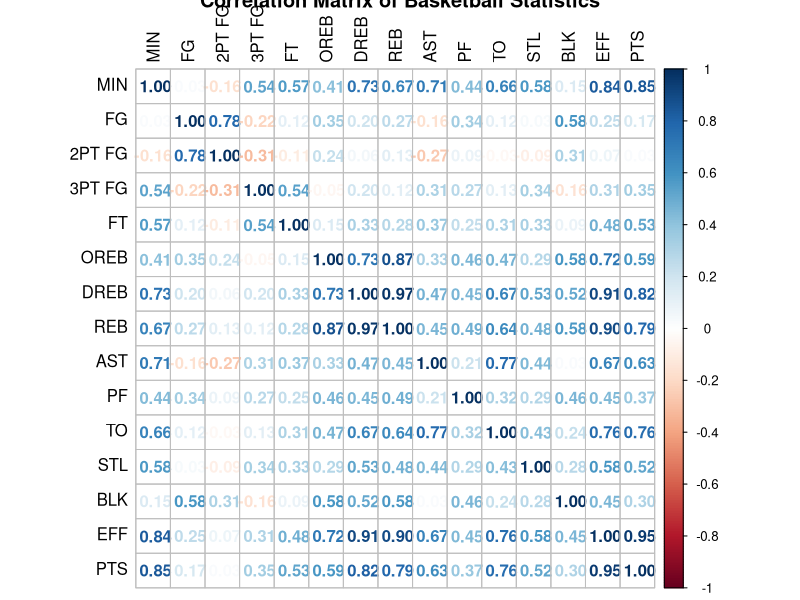
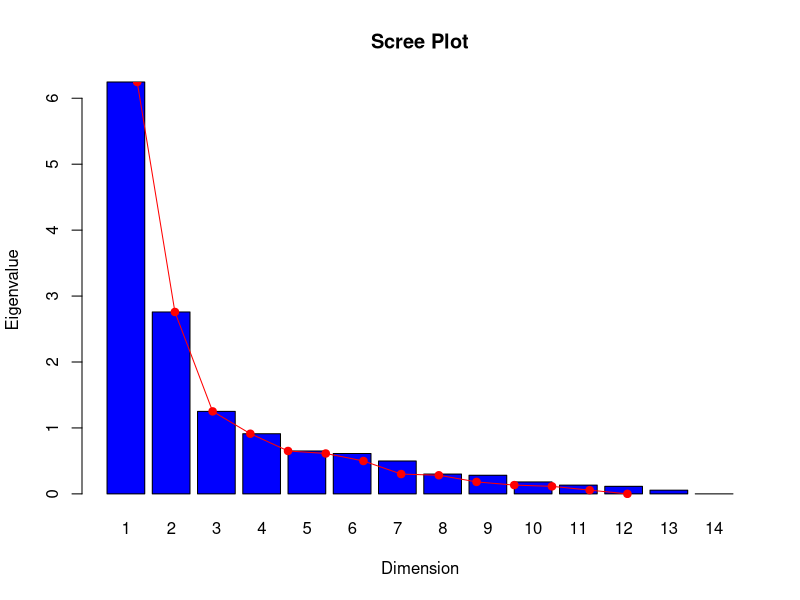
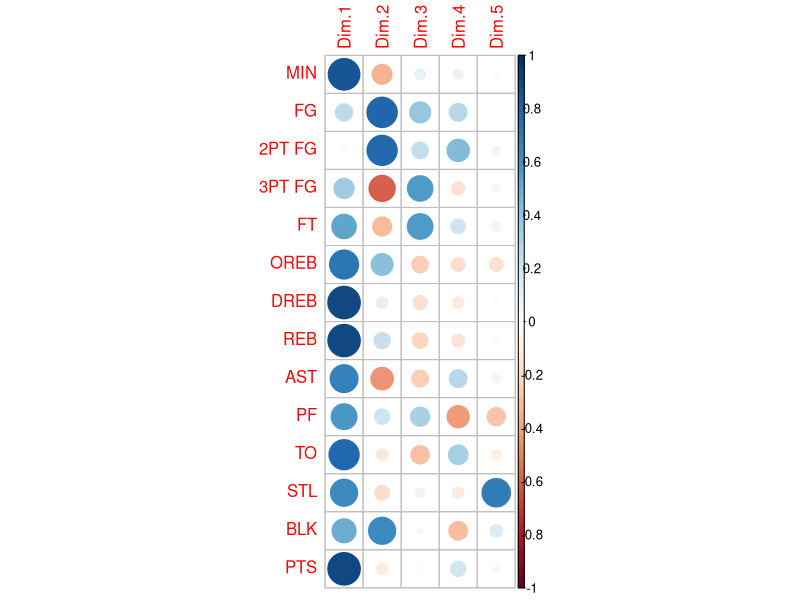
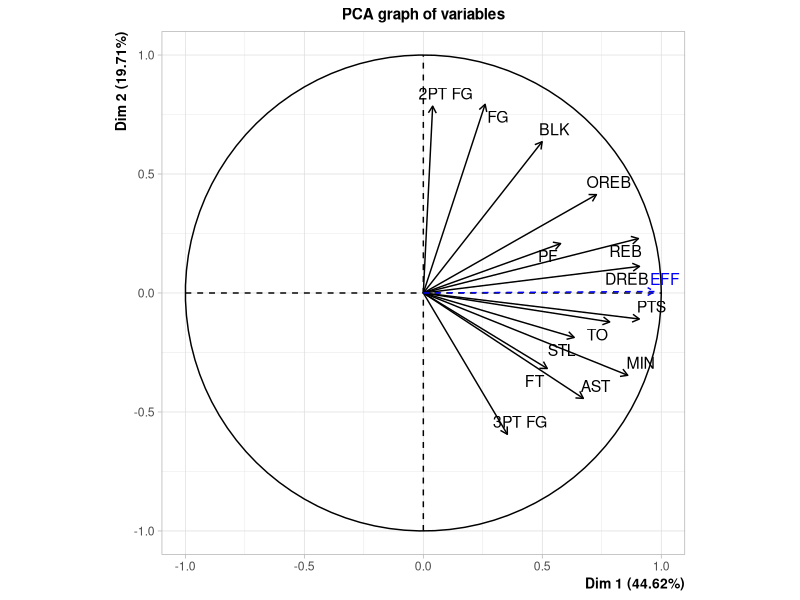
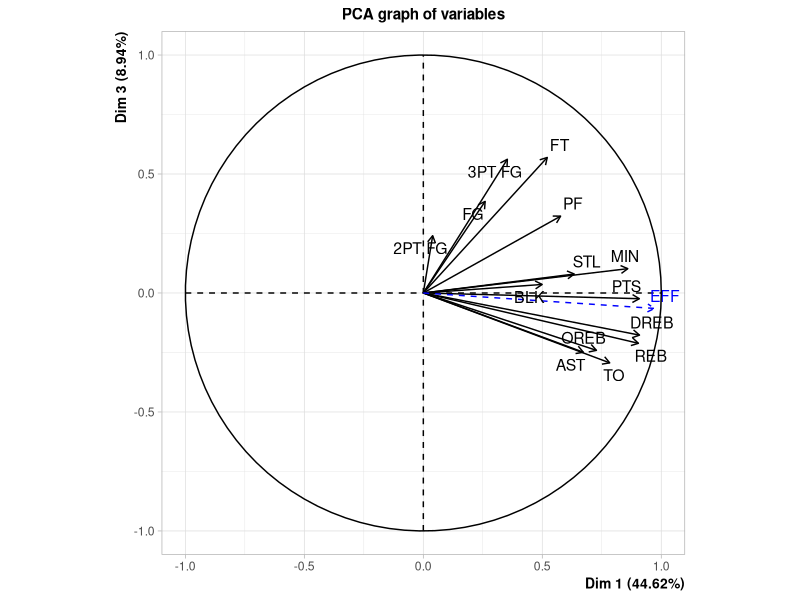
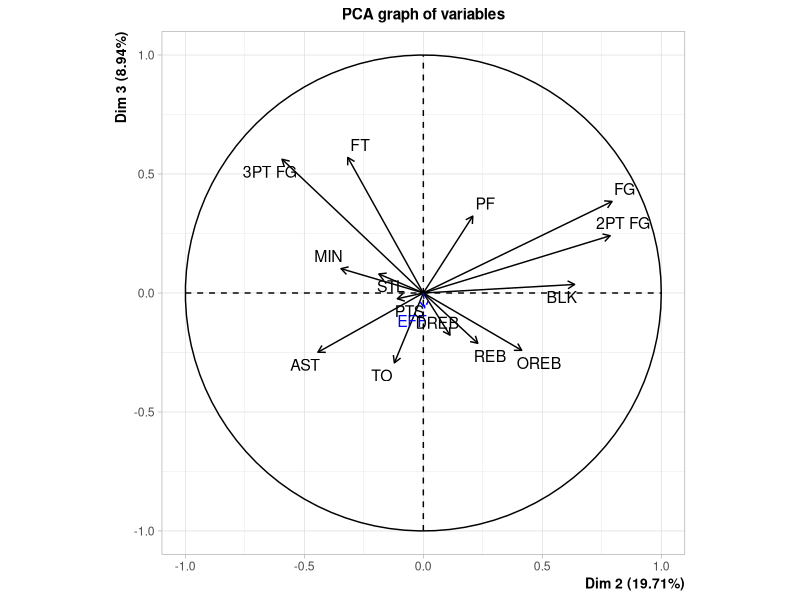
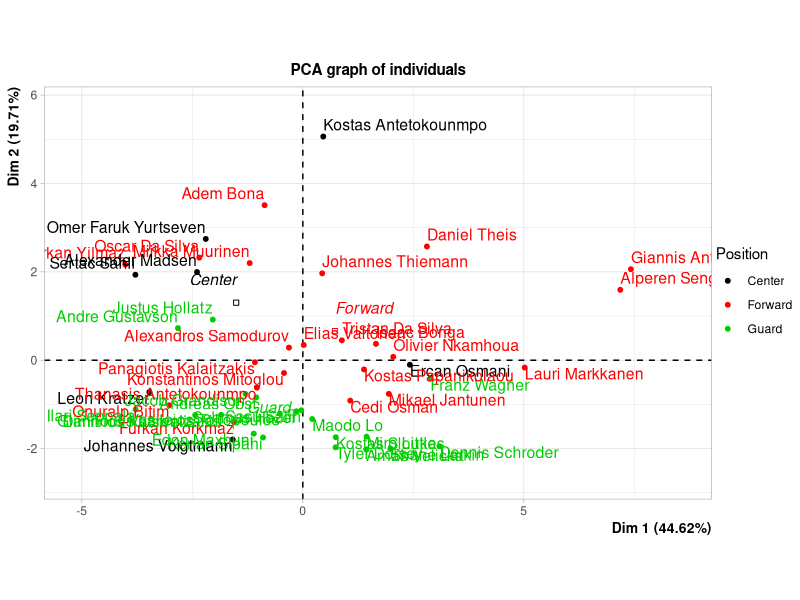
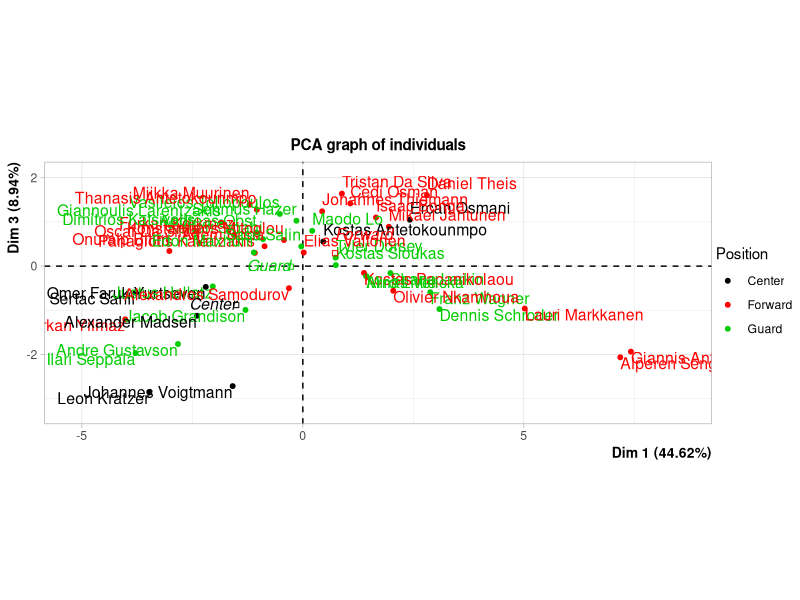

Write R code to recreate these figures, in order.
## ---- chunk 1
options(contrasts=c("contr.treatment","contr.treatment"))

if(!is.null(dev.list())) dev.off()
rm(list = ls())

library(readxl)
library(corrplot)
library(FactoMineR)
library(cluster)
library(ggplot2)
library(ggrepel)
## ---- chunk 2
df <- read_excel("data_Eurobasket_2025.xlsx")

df <- as.data.frame(df)

rownames(df) <- df$PLAYER

df <- df[,-1] # remove player column after setting it as a rowname
## ---- chunk 3
summary(df)

df$Team <- as.factor(df$Team)

df$Position <- as.factor(df$Position)

str(df)
## ---- chunk 4
requested_var <- c("Position", "MIN", "FG", "2PT FG", "3PT FG", "FT", "OREB", "DREB", "REB", "AST", "PF", "TO", "STL", "BLK", "EFF", "PTS")

df_subset <- df[,requested_var]

cor_matrix <- cor(df_subset[,-1])

corrplot(cor_matrix, method = "number", tl.col = "black", title = "Correlation Matrix of Basketball Statistics")
## ---- chunk 5
eff_idx <- which(colnames(df_subset) == "EFF")
pos_idx <- which(colnames(df_subset) == "Position")

res.pca <- PCA(df_subset,
           scale.unit = TRUE,
           quali.sup  = pos_idx,
           quanti.sup = eff_idx,
           graph = FALSE)
## ---- chunk 6
res.pca$eig

barplot(res.pca$eig[,1], names.arg = 1:14, main = "Scree Plot", xlab = "Dimension", ylab = "Eigenvalue", col = "blue")
lines(res.pca$eig[,1], type = "o", col = "red", pch = 19)

res.pca$var$coord
corrplot(res.pca$var$coord)
## ---- chunk 7
plot.PCA(res.pca, choix = "var", axes = c(1, 2))
plot.PCA(res.pca, choix = "var", axes = c(1, 3))
plot.PCA(res.pca, choix = "var", axes = c(2, 3))
## ---- chunk 8
# Color individuals by Position for interpretation (habillage = col index of the qualitative sup variable)
plot.PCA(res.pca, choix = "ind", axes = c(1, 2), habillage = 1)
plot.PCA(res.pca, choix = "ind", axes = c(1, 3), habillage = 1)
plot.PCA(res.pca, choix = "ind", axes = c(2, 3), habillage = 1)
## ---- chunk 9
ds_eu <- dist(scale(df_subset[,-1]), method = "euclidean")

res.mds.eu <- cmdscale(ds_eu, eig = TRUE, k = 2)

res.mds.eu$GOF
res.mds.eu$eig

plot(1:length(res.mds.eu$eig), res.mds.eu$eig, 
     type = "b",
     xlab = "Dimension", 
     ylab = "Eigenvalue",
     main = "Scree Plot")


x <- res.mds.eu$points[,1]
y <- res.mds.eu$points[,2]
plot(x, y, xlab="Coordinate 1", ylab="Coordinate 2",
     main="Individual plot using the first two coordinates with Euclidian distance", type="n")
text(x, y, labels = row.names(df_subset), cex=.7)


# Rotation to align with the PCA
rot_mat <- matrix(c(-1, 0, 0, -1), nrow = 2, byrow = TRUE)
eu_rot <- res.mds.eu$points %*% rot_mat

x <- eu_rot[,1]
y <- eu_rot[,2]
plot(x, y, xlab="Coordinate 1", ylab="Coordinate 2",
     main="Individual plot using the first two coordinates with rotation and Euclidian distance", type="n")
text(x, y, labels = row.names(df_subset), cex=.7)
## ---- chunk 10
ds_gw <- daisy(df_subset, metric = "gower")

res.mds.gw <- cmdscale(ds_gw, eig = TRUE, k = 2)

res.mds.gw$GOF
res.mds.gw$eig

plot(1:length(res.mds.gw$eig), res.mds.gw$eig, 
     type = "b",
     xlab = "Dimension", 
     ylab = "Eigenvalue",
     main = "Scree Plot")

## ---- chunk 11
x <- res.mds.gw$points[,1]
y <- res.mds.gw$points[,2]
plot(x, y, xlab="Coordinate 1", ylab="Coordinate 2",
     main="Individual plot using the first two coordinates with Gower distance", type="n")
text(x, y, labels = row.names(df_subset), cex=.7)


# Rotation to align with the PCA
rot_mat <- matrix(c(-1, 0, 0, 1), nrow = 2, byrow = TRUE)
gw_rot <- res.mds.gw$points %*% rot_mat

x <- gw_rot[,1]
y <- gw_rot[,2]
plot(x, y, xlab="Coordinate 1", ylab="Coordinate 2",
     main="Individual plot using the first two coordinates with rotation and Gower distance", type="n")
text(x, y, labels = row.names(df_subset), cex=.7)
## ---- chunk 12
# Euclidian df
mds_eu_coords <- as.data.frame(eu_rot)
colnames(mds_eu_coords) <- c("Dim1", "Dim2")
mds_eu_coords$Player <- rownames(df_subset)
mds_eu_coords$Position <- df_subset$Position
mds_eu_coords$EFF <- df_subset$EFF
mds_eu_coords$PTS <- df_subset$PTS
mds_eu_coords$MIN <- df_subset$MIN
mds_eu_coords$`3PT FG` <- df_subset$`3PT FG`
mds_eu_coords$`2PT FG` <- df_subset$`2PT FG`

# Gower df
mds_gw_coords <- as.data.frame(gw_rot)
colnames(mds_gw_coords) <- c("Dim1", "Dim2")
mds_gw_coords$Player <- rownames(df_subset)
mds_gw_coords$Position <- df_subset$Position
mds_gw_coords$EFF <- df_subset$EFF
mds_gw_coords$PTS <- df_subset$PTS
mds_gw_coords$MIN <- df_subset$MIN
mds_gw_coords$`3PT FG` <- df_subset$`3PT FG`
mds_gw_coords$`2PT FG` <- df_subset$`2PT FG`
## ---- chunk 13
ggplot(mds_eu_coords, aes(x = Dim1, y = Dim2, color = Position, label = Player)) +
  geom_point(size = 3, alpha = 0.8) +
  geom_text_repel(size = 3, max.overlaps = 25) +
  labs(title = "MDS (Euclidean distance): Player Position",
       x = "Coordinate 1", y = "Coordinate 2", color = "Position") +
  theme_minimal()

ggplot(mds_gw_coords, aes(x = Dim1, y = Dim2, color = Position, label = Player)) +
  geom_point(size = 3, alpha = 0.8) +
  geom_text_repel(size = 3, max.overlaps = 25) +
  labs(title = "MDS (Gower distance): Player Position",
       x = "Coordinate 1", y = "Coordinate 2", color = "Position") +
  theme_minimal()
## ---- chunk 14
ggplot(mds_eu_coords, aes(x = Dim1, y = Dim2, color = EFF, label = Player)) +
  geom_point(size = 3, alpha = 0.8) +
  geom_text_repel(size = 3, max.overlaps = 25) +
  scale_color_gradient(low = "lightgreen", high = "darkgreen") +
  labs(title = "MDS (Euclidean distance): Efficiency (EFF)",
       x = "Coordinate 1", y = "Coordinate 2", color = "EFF") +
  theme_minimal()

ggplot(mds_gw_coords, aes(x = Dim1, y = Dim2, color = EFF, label = Player)) +
  geom_point(size = 3, alpha = 0.8) +
  geom_text_repel(size = 3, max.overlaps = 25) +
  scale_color_gradient(low = "lightgreen", high = "darkgreen") +
  labs(title = "MDS (Gower distance): Efficiency (EFF)",
       x = "Coordinate 1", y = "Coordinate 2", color = "EFF") +
  theme_minimal()
## ---- chunk 15
ggplot(mds_eu_coords, aes(x = Dim1, y = Dim2, color = PTS, size = MIN, label = Player)) +
  geom_point(alpha = 0.8) +
  geom_text_repel(size = 3, max.overlaps = 25) +
  scale_color_gradient(low = "lightpink", high = "red") +
  labs(title = "MDS (Euclidean distance): PTS (color) and MIN (size)",
       x = "Coordinate 1", y = "Coordinate 2", color = "PTS", size = "MIN") +
  theme_minimal()

ggplot(mds_gw_coords, aes(x = Dim1, y = Dim2, color = PTS, size = MIN, label = Player)) +
    geom_point(alpha = 0.8) +
  geom_text_repel(size = 3, max.overlaps = 25) +
  scale_color_gradient(low = "lightpink", high = "red") +
  labs(title = "MDS (Gower distance): PTS (color) and MIN (size)",
       x = "Coordinate 1", y = "Coordinate 2", color = "PTS", size = "MIN") +
  theme_minimal()
## ---- chunk 16
ggplot(mds_eu_coords, aes(x = Dim1, y = Dim2, color = `2PT FG`, size = `3PT FG`, label = Player)) +
  geom_point(alpha = 0.8) +
  geom_text_repel(size = 3, max.overlaps = 25) +
  scale_color_gradient(low = "lightblue", high = "darkblue") +
  labs(title = "MDS (Euclidean distance): 2PT (color) and 3PT (size)",
       x = "Coordinate 1", y = "Coordinate 2", color = "2PT FG", size = "3PT FG") +
  theme_minimal()

ggplot(mds_gw_coords, aes(x = Dim1, y = Dim2, color = `2PT FG`, size = `3PT FG`, label = Player)) +
  geom_point(alpha = 0.8) +
  geom_text_repel(size = 3, max.overlaps = 25) +
  scale_color_gradient(low = "lightblue", high = "darkblue") +
  labs(title = "MDS (Gower distance): 2PT (color) and 3PT (size)",
       x = "Coordinate 1", y = "Coordinate 2", color = "2PT FG", size = "3PT FG") +
  theme_minimal()
## ---- chunk 17
df_binary <- df_subset

binary <- function(x){
  ifelse(x > mean(x), "over_average", "below_average")
}

for(col in names(df_subset[,-1])) {
  df_binary[[col]] <- as.factor(binary(df_subset[[col]]))
}

summary(df_binary)
## ---- chunk 18
res.mca <- MCA(df_binary)

res.mca$eig
barplot(res.mca$eig[,1], main="Eigenvalues", names.arg=1:nrow(res.mca$eig))
abline(h = 1/17, col = "red")

res.mca$var$coord

res.mca$var
dimdesc(res.mca)


plot(res.mca,choix="var",title="Graph of the variables dim 1 vs 2")
plot(res.mca,choix="var",axes=c(2,3),title="Graph of the variables dim 2 vs 3")

# Exploring dimension 1

plot(res.mca,invisible=c("ind"),col.var=c(c("blue", "deepskyblue", "lightblue"), rep(c("black", "red"), 15)),title="Graph of the over/below average performance")

plot(res.mca,col.ind="green",col.var=c(c("blue", "deepskyblue", "lightblue"), rep(c("black", "red"), 15)),title="Graph of the over/below average performance with individuals")

sort(res.mca$ind$coord[, 1], decreasing = TRUE)[1:5]
sort(res.mca$ind$coord[, 1], decreasing = FALSE)[1:5]

# Exploring dimension 2

plot(res.mca,invisible=c("ind"),col.var=c(c("blue", "purple", "red"), rep("black",30)),title="Graph of the playing style performance")

plot(res.mca,col.ind="green",col.var=c(c("blue", "purple", "red"), rep("black",30)),title="Graph of the playing style performance with individuals")

# Exploring dimension 3

plot(res.mca,invisible=c("ind"),col.var=c(c("blue", "purple", "red"), rep("black",30)),axes=c(2,3),title="Graph of the playing style performance")

plot(res.mca,col.ind="green",col.var=c(c("blue", "purple", "red"), rep("black",30)),axes=c(2,3),title="Graph of the playing style performance")
## ---- chunk 19
# Position as a suplementary variable
df_binary$EFF <- NULL
df_binary$EFF <- df_subset$EFF
res.mca.extra <- MCA(df_binary, quali.sup=1, quanti.sup = 16)

summary(res.mca.extra)

barplot(res.mca.extra$eig[,1], main="Eigenvalues extra MCA", names.arg=1:nrow(res.mca.extra$eig))
abline(h = 1/14, col = "red")

res.mca.extra$var$coord

res.mca.extra$var

plot(res.mca.extra,invisible=c("ind"),col.var=c(rep(c("blue", "red"), 15)),title="Graph of the over/below average performance of the extra MCA")
